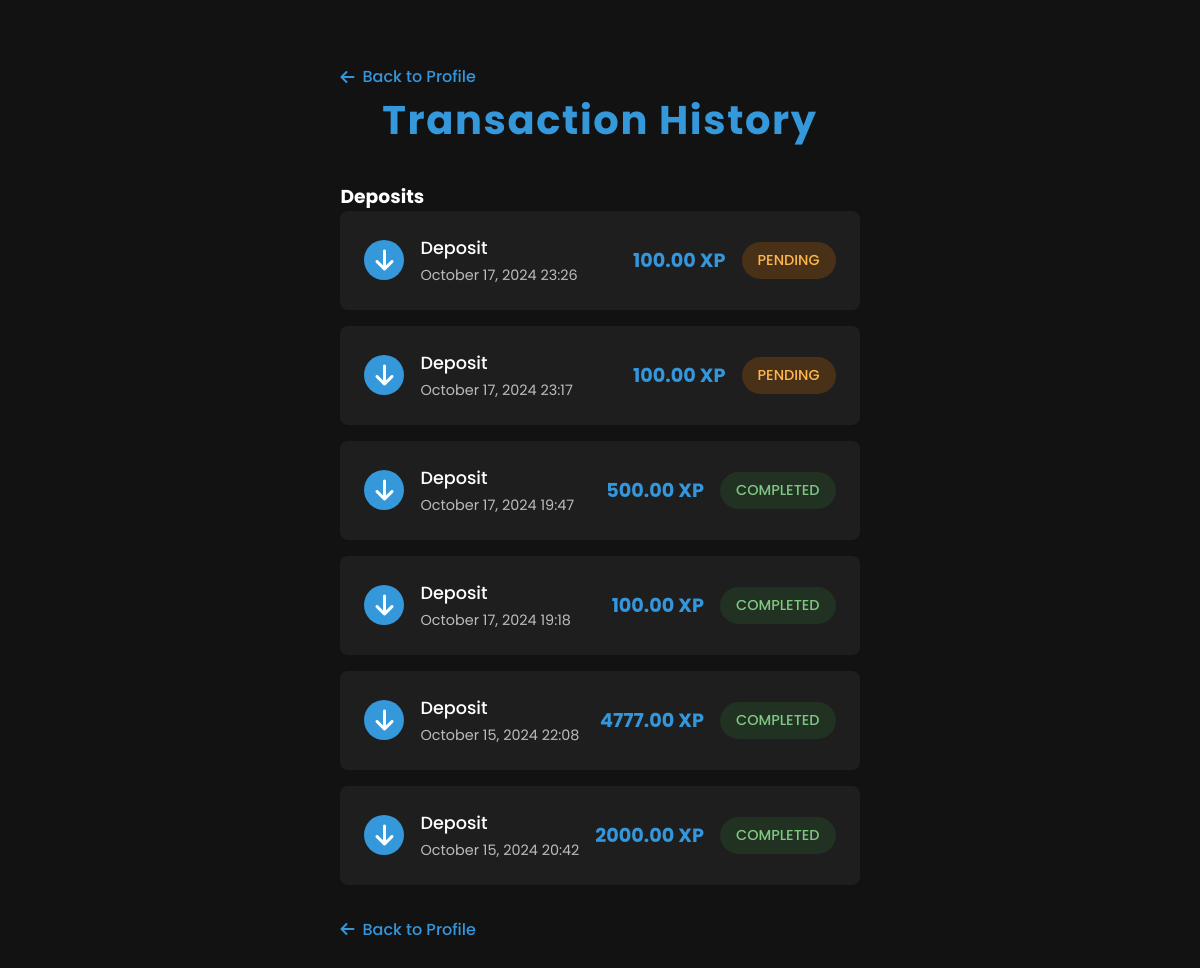
Before: /user/transactions/ (signed in) with the older database file.
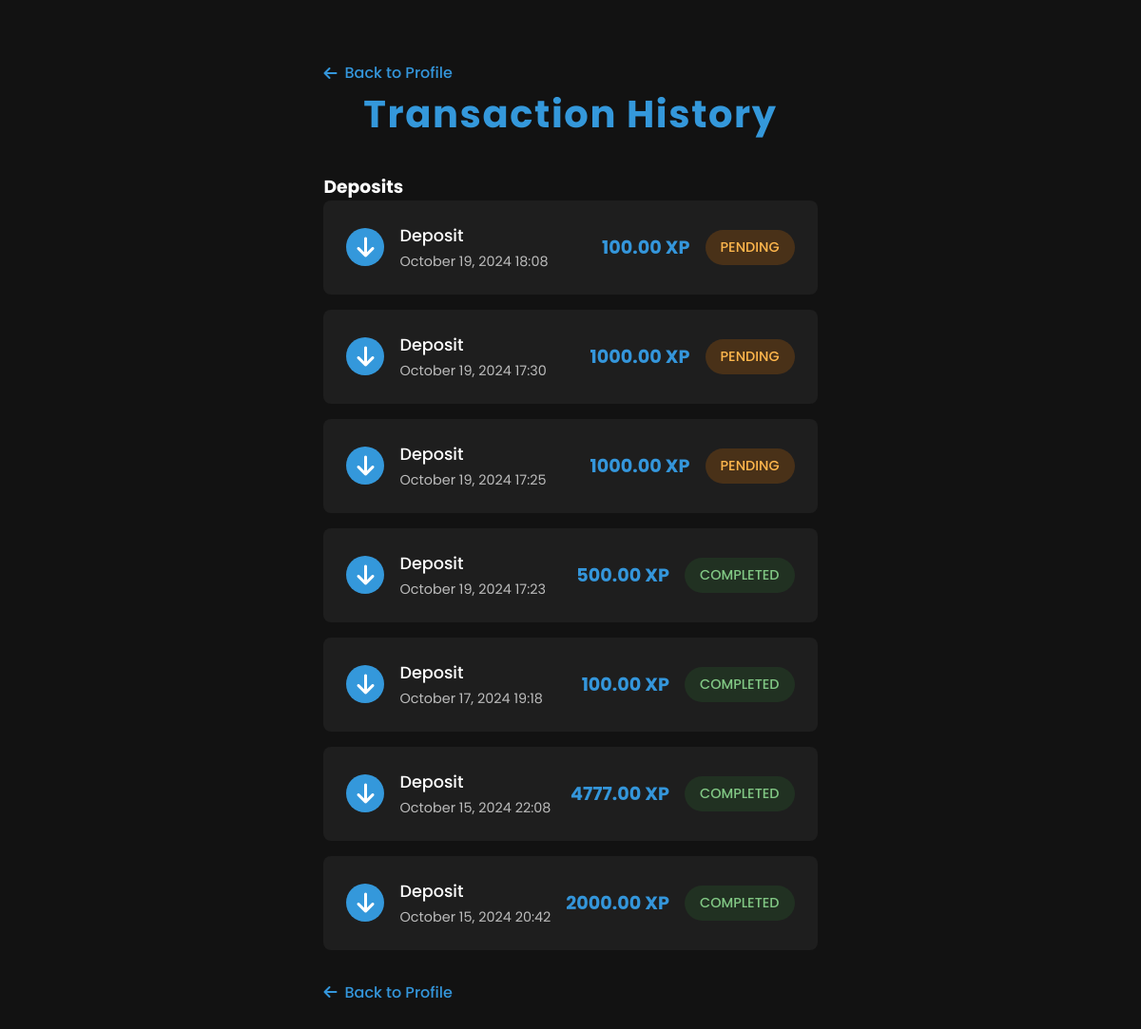
After: the same page with the newer database file.
### account/models.py (models this page shows, shortened)
class Deposit(models.Model):
    deposit_id = ShortUUIDField(unique=True, max_length=8, length=5, prefix='dp', alphabet='0123456789')
    user = models.ForeignKey(User, on_delete=models.CASCADE)
    payment_account = models.ForeignKey(Payment_account, on_delete=models.CASCADE, null=True, blank=True)
    amount = models.DecimalField(max_digits=10, decimal_places=2)
    created_at = models.DateTimeField(default=timezone.now)
    status = models.CharField(max_length=20, choices=STATUS_CHOICES, default='PENDING')
    class Meta:
        verbose_name = 'Deposit'
        verbose_name_plural = 'Deposits'

### account/views.py (the view)
# urls.py: path('transactions/', views.transaction_history, name='transactions'),
@login_required
def transaction_history(request):
    deposits = Deposit.objects.filter(
        user=request.user).order_by('-created_at')
    spends = Spend.objects.filter(
       user=request.user).order_by('-created_at')
    return render(request, 'account/transactions.html', {
        'deposits': deposits,
        'spends': spends,
    })

### templates/account/transactions.html (shortened to what this page needs)
{% load static %}
<!DOCTYPE html>
<html lang="en">
<head>
    <link href="https://cdnjs.cloudflare.com/ajax/libs/font-awesome/6.0.0-beta3/css/all.min.css" rel="stylesheet">
</head>
<body>
        <div class="container">
            <a href="{% url 'account:profile' %}" class="back-link">
                <i class="fas fa-arrow-left"></i> Back to Profile
            </a><h2>Transaction History</h2>
            <h3>Deposits</h3>
            {% if deposits %}
                <div class="transaction-list">
                    {% for deposit in deposits %}
                        <div class="transaction-item">
                            <div class="transaction-icon">
                                <i class="fas fa-arrow-down"></i>
                            </div>
                            <div class="transaction-details">
                                <div class="transaction-type">Deposit</div>
                                <div class="transaction-date">{{ deposit.created_at|date:"F j, Y H:i" }}</div>
                            </div>
                            <div class="transaction-amount">{{ deposit.amount }} XP</div>
                            <div class="transaction-status status-{{ deposit.status|lower }}">{{ deposit.status }}</div>
                        </div>
                    {% endfor %}
                </div>
            {% else %}
                <div class="no-transactions">
                    <i class="fas fa-inbox fa-3x" style="margin-bottom: 1rem;"></i>
                    <p>No deposit transactions available at the moment.</p>
                </div>
            {% endif %}
            <a href="{% url 'account:profile' %}" class="back-link">
                <i class="fas fa-arrow-left"></i> Back to Profile
            </a>
        </div>
    </body>
    </html>

### templates/account/transactions.html (style rules this page uses)
:root { --primary: #3498db; --primary-variant: #3700b3; --secondary: #3496db; --bg: #121212; --surface: #1e1e1e; --error: #cf6679; --text-primary: #fff; --text-secondary: rgba(255, 255, 255, 0.7); }
* { margin: 0; padding: 0; box-sizing: border-box; }
body { font-family: 'Poppins', sans-serif; background: var(--bg); color: var(--text-primary); min-height: 100vh; display: flex; flex-direction: column; }
.container { max-width: 1200px; margin: 2rem auto; padding: 0 2rem; }
h2 { text-align: center; margin-bottom: 2rem; color: var(--primary); font-size: clamp(1.8rem, 4vw, 2.5rem); font-weight: 700; letter-spacing: 0.1rem; }
.transaction-list { display: grid; gap: 1rem; }
.transaction-item { background: var(--surface); border-radius: 8px; padding: 1.5rem; display: flex; align-items: center; gap: 1rem; transition: transform 0.3s ease, box-shadow 0.3s ease; animation: fadeIn 0.5s ease backwards; }
.transaction-icon { font-size: 1.5rem; width: 40px; height: 40px; display: grid; place-items: center; border-radius: 50%; background: var(--primary); color: var(--text-primary); flex-shrink: 0; }
.transaction-details { flex: 1; }
.transaction-type { font-weight: 500; font-size: 1.1rem; margin-bottom: 0.25rem; }
.transaction-date { font-size: 0.9rem; color: var(--text-secondary); }
.transaction-amount { font-weight: 700; font-size: 1.2rem; color: var(--secondary); }
.transaction-status { padding: 0.5rem 1rem; border-radius: 20px; font-size: 0.9rem; font-weight: 500; text-transform: uppercase; }
.status-completed { background: rgba(46, 125, 50, 0.2); color: #81c784; }
.status-pending { background: rgba(245, 124, 0, 0.2); color: #ffb74d; }
.back-link { display: inline-flex; align-items: center; margin-top: 2rem; color: var(--secondary); text-decoration: none; font-weight: 500; gap: 0.5rem; transition: color 0.3s; }
.transaction-item:nth-child(1) { animation-delay: 0.1s; }
.transaction-item:nth-child(2) { animation-delay: 0.2s; }
.transaction-item:nth-child(3) { animation-delay: 0.3s; }
.transaction-item:nth-child(4) { animation-delay: 0.4s; }
.transaction-item:nth-child(5) { animation-delay: 0.5s; }

Changed rows visible on the page:
removed Deposit: created_at "October 17, 2024 23:26", amount "100.00", status "PENDING"
removed Deposit: created_at "October 17, 2024 23:17", amount "100.00", status "PENDING"
removed Deposit: created_at "October 17, 2024 19:47", amount "500.00", status "COMPLETED"
added Deposit: created_at "October 19, 2024 18:08", amount "100.00", status "PENDING"
added Deposit: created_at "October 19, 2024 17:30", amount "1000.00", status "PENDING"
added Deposit: created_at "October 19, 2024 17:25", amount "1000.00", status "PENDING"
added Deposit: created_at "October 19, 2024 17:23", amount "500.00", status "COMPLETED"
